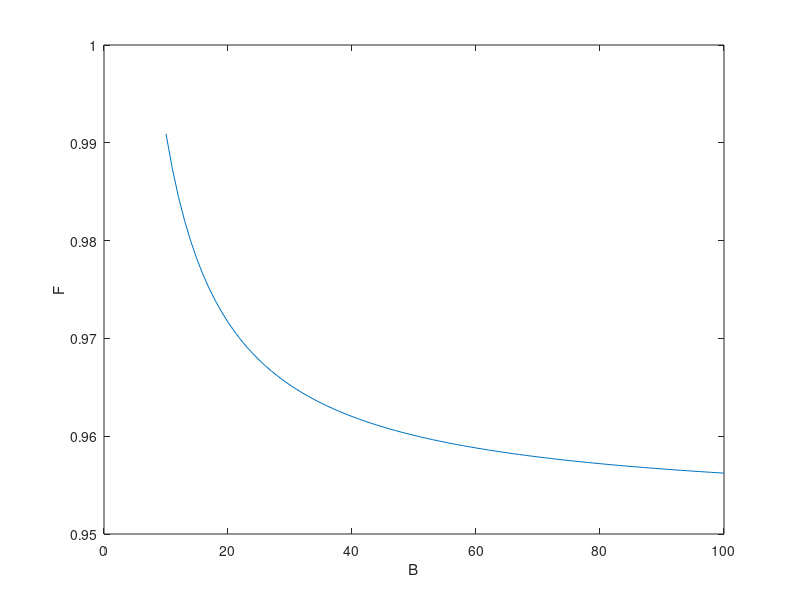

Write MATLAB code to recreate this figure.
clear all

M = 35;
B = [10:100];
% B = 20;

Mh = 2.8534e-3;
rc = 0.16;
rm = 0.52;
qc = 1.23e-6;
qm = 0.25;
n = 7.8731;

eta_r = (M.^n)./(Mh^n + M.^n);
eta_q = 1-eta_r;

r = rc + (rm-rc)*eta_r;
q = qc + (qm - qc)*eta_q;

lambda = 3690;%3690;
% F = 0.2;%0.2;
bl = 1e-9;
bh = 1e-7;
p = 4000; %2500
b = 0.25;%0.005 Vitaly: 0.01 to 0.4
% B = 20.5;%10.5;%50
dt = 0.01;
dv = 23;
di = 0.3;
dc = 0.63; %0.63

ep = 3e-5;
mu = 1;%4/24;
eta = 1;

alp = 6.7e-6;%6.7e-6
gamma = 1; %0.4;%0.4;
xi = 1;

omega = 50*exp(-0.05*M);%50

Ep = ep/(mu+eta*M);

Tl = (lambda*(q+dt))/(dt*(q+r+dt));
Th = (lambda*r)/(dt*(q+r+dt));
C = omega/dc;

%%%Rm=1, solved for F as function of B
top = B.*Th*bh*p + B.*Tl*bl*p - B.*di*dv - C*b*dv + Th*bh*p + Tl*bl*p - di*dv;
bottom = p*(B.*Th*bh + B.*Tl*bl + Tl*bh + Tl*bl);
F = top./bottom;

% %%%Rw
% Rw = -(p*(Th*bh*Ep + Tl*bl*Ep - Th*bh - Tl*bl))/...
%     ((C*b+di)*dv);

plot(B,F)
hold on
xlabel('B')
ylabel('F')

% plot([B(1) B(end)],[Rw Rw],'--')